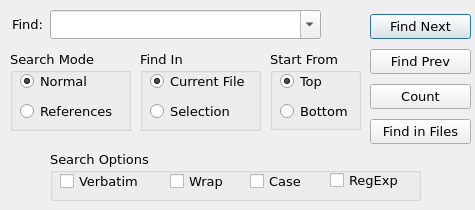
<?xml version="1.0" encoding="UTF-8"?>
<ui version="4.0">
 <class>Find</class>
 <widget class="QDialog" name="Find">
  <property name="windowModality">
   <enum>Qt::NonModal</enum>
  </property>
  <property name="geometry">
   <rect>
    <x>0</x>
    <y>0</y>
    <width>475</width>
    <height>210</height>
   </rect>
  </property>
  <property name="sizePolicy">
   <sizepolicy hsizetype="Fixed" vsizetype="Fixed">
    <horstretch>0</horstretch>
    <verstretch>0</verstretch>
   </sizepolicy>
  </property>
  <property name="minimumSize">
   <size>
    <width>475</width>
    <height>210</height>
   </size>
  </property>
  <property name="maximumSize">
   <size>
    <width>475</width>
    <height>210</height>
   </size>
  </property>
  <property name="font">
   <font>
    <family>DejaVu Sans</family>
    <pointsize>10</pointsize>
   </font>
  </property>
  <property name="contextMenuPolicy">
   <enum>Qt::DefaultContextMenu</enum>
  </property>
  <property name="windowTitle">
   <string>Find</string>
  </property>
  <property name="windowIcon">
   <iconset>
    <normaloff>images/SIFTTeal.ico</normaloff>images/SIFTTeal.ico</iconset>
  </property>
  <widget class="QWidget" name="layoutWidget">
   <property name="geometry">
    <rect>
     <x>370</x>
     <y>10</y>
     <width>101</width>
     <height>140</height>
    </rect>
   </property>
   <layout class="QVBoxLayout">
    <property name="spacing">
     <number>6</number>
    </property>
    <property name="margin">
     <number>0</number>
    </property>
    <item>
     <widget class="QPushButton" name="pushButton_findnext">
      <property name="toolTip">
       <string>Go to the next item found [F3].</string>
      </property>
      <property name="text">
       <string>Find Next</string>
      </property>
      <property name="shortcut">
       <string>F3</string>
      </property>
      <property name="autoDefault">
       <bool>false</bool>
      </property>
      <property name="default">
       <bool>true</bool>
      </property>
     </widget>
    </item>
    <item>
     <widget class="QPushButton" name="pushButton_findprev">
      <property name="toolTip">
       <string>Go to the previous match [F4].</string>
      </property>
      <property name="text">
       <string>Find Prev</string>
      </property>
      <property name="shortcut">
       <string>F4</string>
      </property>
      <property name="autoDefault">
       <bool>false</bool>
      </property>
     </widget>
    </item>
    <item>
     <widget class="QPushButton" name="pushButton_count">
      <property name="toolTip">
       <string>Displays how many items where found.</string>
      </property>
      <property name="text">
       <string>Count</string>
      </property>
      <property name="autoDefault">
       <bool>false</bool>
      </property>
     </widget>
    </item>
    <item>
     <widget class="QPushButton" name="pushButton_findinfiles">
      <property name="toolTip">
       <string>Display .fmls that contain an occurance of the text in a new tab.</string>
      </property>
      <property name="text">
       <string>Find in Files</string>
      </property>
     </widget>
    </item>
   </layout>
  </widget>
  <widget class="QGroupBox" name="groupBox_findops">
   <property name="geometry">
    <rect>
     <x>140</x>
     <y>50</y>
     <width>121</width>
     <height>81</height>
    </rect>
   </property>
   <property name="title">
    <string>Find In</string>
   </property>
   <widget class="QRadioButton" name="radioButton_current">
    <property name="geometry">
     <rect>
      <x>10</x>
      <y>20</y>
      <width>111</width>
      <height>23</height>
     </rect>
    </property>
    <property name="toolTip">
     <string>Find the text in the file currently selected and displayed in the main tab of the viewer.</string>
    </property>
    <property name="text">
     <string>Current File</string>
    </property>
    <property name="checked">
     <bool>true</bool>
    </property>
   </widget>
   <widget class="QRadioButton" name="radioButton_selection">
    <property name="geometry">
     <rect>
      <x>10</x>
      <y>50</y>
      <width>93</width>
      <height>23</height>
     </rect>
    </property>
    <property name="toolTip">
     <string>Search the currently selected text in the viewer.</string>
    </property>
    <property name="text">
     <string>Selection</string>
    </property>
   </widget>
  </widget>
  <widget class="QGroupBox" name="groupBox_startpos">
   <property name="geometry">
    <rect>
     <x>270</x>
     <y>50</y>
     <width>91</width>
     <height>80</height>
    </rect>
   </property>
   <property name="title">
    <string>Start From</string>
   </property>
   <widget class="QRadioButton" name="radioButton_top">
    <property name="geometry">
     <rect>
      <x>10</x>
      <y>20</y>
      <width>61</width>
      <height>23</height>
     </rect>
    </property>
    <property name="toolTip">
     <string>Start search from top of the file or selection.</string>
    </property>
    <property name="text">
     <string>Top</string>
    </property>
    <property name="checked">
     <bool>true</bool>
    </property>
   </widget>
   <widget class="QRadioButton" name="radioButton_bottom">
    <property name="geometry">
     <rect>
      <x>10</x>
      <y>50</y>
      <width>81</width>
      <height>23</height>
     </rect>
    </property>
    <property name="toolTip">
     <string>Start search from the bottom of the file or selection.</string>
    </property>
    <property name="text">
     <string>Bottom</string>
    </property>
   </widget>
  </widget>
  <widget class="QGroupBox" name="groupBox_options">
   <property name="geometry">
    <rect>
     <x>50</x>
     <y>150</y>
     <width>371</width>
     <height>51</height>
    </rect>
   </property>
   <property name="title">
    <string>Search Options</string>
   </property>
   <widget class="QCheckBox" name="checkBox_verbatim">
    <property name="geometry">
     <rect>
      <x>10</x>
      <y>20</y>
      <width>91</width>
      <height>23</height>
     </rect>
    </property>
    <property name="toolTip">
     <string>Search for exactly what is in the Find text box. Matches that are inside a word or otherwise partial finds are ignored.</string>
    </property>
    <property name="text">
     <string>Verbatim</string>
    </property>
   </widget>
   <widget class="QCheckBox" name="checkBox_case">
    <property name="geometry">
     <rect>
      <x>200</x>
      <y>20</y>
      <width>61</width>
      <height>23</height>
     </rect>
    </property>
    <property name="toolTip">
     <string>Case sensitive search.</string>
    </property>
    <property name="text">
     <string>Case</string>
    </property>
   </widget>
   <widget class="QCheckBox" name="checkBox_wrap">
    <property name="geometry">
     <rect>
      <x>120</x>
      <y>20</y>
      <width>71</width>
      <height>23</height>
     </rect>
    </property>
    <property name="text">
     <string>Wrap</string>
    </property>
   </widget>
   <widget class="QCheckBox" name="checkBox_re">
    <property name="geometry">
     <rect>
      <x>280</x>
      <y>20</y>
      <width>91</width>
      <height>20</height>
     </rect>
    </property>
    <property name="text">
     <string>RegExp</string>
    </property>
   </widget>
  </widget>
  <widget class="QLabel" name="label_find">
   <property name="geometry">
    <rect>
     <x>12</x>
     <y>11</y>
     <width>32</width>
     <height>26</height>
    </rect>
   </property>
   <property name="text">
    <string>Find: </string>
   </property>
  </widget>
  <widget class="QGroupBox" name="groupBox_mode">
   <property name="geometry">
    <rect>
     <x>10</x>
     <y>50</y>
     <width>121</width>
     <height>81</height>
    </rect>
   </property>
   <property name="title">
    <string>Search Mode</string>
   </property>
   <widget class="QRadioButton" name="radioButton_normal">
    <property name="geometry">
     <rect>
      <x>10</x>
      <y>20</y>
      <width>81</width>
      <height>23</height>
     </rect>
    </property>
    <property name="toolTip">
     <string>Search for a word or phrase.</string>
    </property>
    <property name="text">
     <string>Normal</string>
    </property>
    <property name="checked">
     <bool>true</bool>
    </property>
   </widget>
   <widget class="QRadioButton" name="radioButton_reference">
    <property name="geometry">
     <rect>
      <x>10</x>
      <y>50</y>
      <width>111</width>
      <height>23</height>
     </rect>
    </property>
    <property name="toolTip">
     <string>Search for references of the text. This will display the lines it occurs on in the output box, rather than select each match in the main viewer.</string>
    </property>
    <property name="text">
     <string>References</string>
    </property>
   </widget>
  </widget>
  <widget class="QComboBox" name="comboBox_find">
   <property name="geometry">
    <rect>
     <x>50</x>
     <y>10</y>
     <width>271</width>
     <height>29</height>
    </rect>
   </property>
   <property name="editable">
    <bool>true</bool>
   </property>
   <property name="maxVisibleItems">
    <number>10</number>
   </property>
   <property name="insertPolicy">
    <enum>QComboBox::InsertAtCurrent</enum>
   </property>
   <property name="duplicatesEnabled">
    <bool>true</bool>
   </property>
  </widget>
 </widget>
 <resources/>
 <connections>
  <connection>
   <sender>pushButton_findnext</sender>
   <signal>clicked()</signal>
   <receiver>Find</receiver>
   <slot>update()</slot>
   <hints>
    <hint type="sourcelabel">
     <x>383</x>
     <y>24</y>
    </hint>
    <hint type="destinationlabel">
     <x>216</x>
     <y>126</y>
    </hint>
   </hints>
  </connection>
  <connection>
   <sender>pushButton_findprev</sender>
   <signal>clicked()</signal>
   <receiver>Find</receiver>
   <slot>update()</slot>
   <hints>
    <hint type="sourcelabel">
     <x>383</x>
     <y>57</y>
    </hint>
    <hint type="destinationlabel">
     <x>216</x>
     <y>126</y>
    </hint>
   </hints>
  </connection>
  <connection>
   <sender>pushButton_count</sender>
   <signal>clicked()</signal>
   <receiver>Find</receiver>
   <slot>update()</slot>
   <hints>
    <hint type="sourcelabel">
     <x>383</x>
     <y>90</y>
    </hint>
    <hint type="destinationlabel">
     <x>216</x>
     <y>126</y>
    </hint>
   </hints>
  </connection>
  <connection>
   <sender>radioButton_current</sender>
   <signal>clicked()</signal>
   <receiver>Find</receiver>
   <slot>update()</slot>
   <hints>
    <hint type="sourcelabel">
     <x>176</x>
     <y>81</y>
    </hint>
    <hint type="destinationlabel">
     <x>216</x>
     <y>126</y>
    </hint>
   </hints>
  </connection>
  <connection>
   <sender>radioButton_selection</sender>
   <signal>clicked()</signal>
   <receiver>Find</receiver>
   <slot>update()</slot>
   <hints>
    <hint type="sourcelabel">
     <x>176</x>
     <y>141</y>
    </hint>
    <hint type="destinationlabel">
     <x>216</x>
     <y>126</y>
    </hint>
   </hints>
  </connection>
  <connection>
   <sender>pushButton_findinfiles</sender>
   <signal>clicked()</signal>
   <receiver>Find</receiver>
   <slot>update()</slot>
   <hints>
    <hint type="sourcelabel">
     <x>383</x>
     <y>123</y>
    </hint>
    <hint type="destinationlabel">
     <x>216</x>
     <y>116</y>
    </hint>
   </hints>
  </connection>
 </connections>
</ui>
